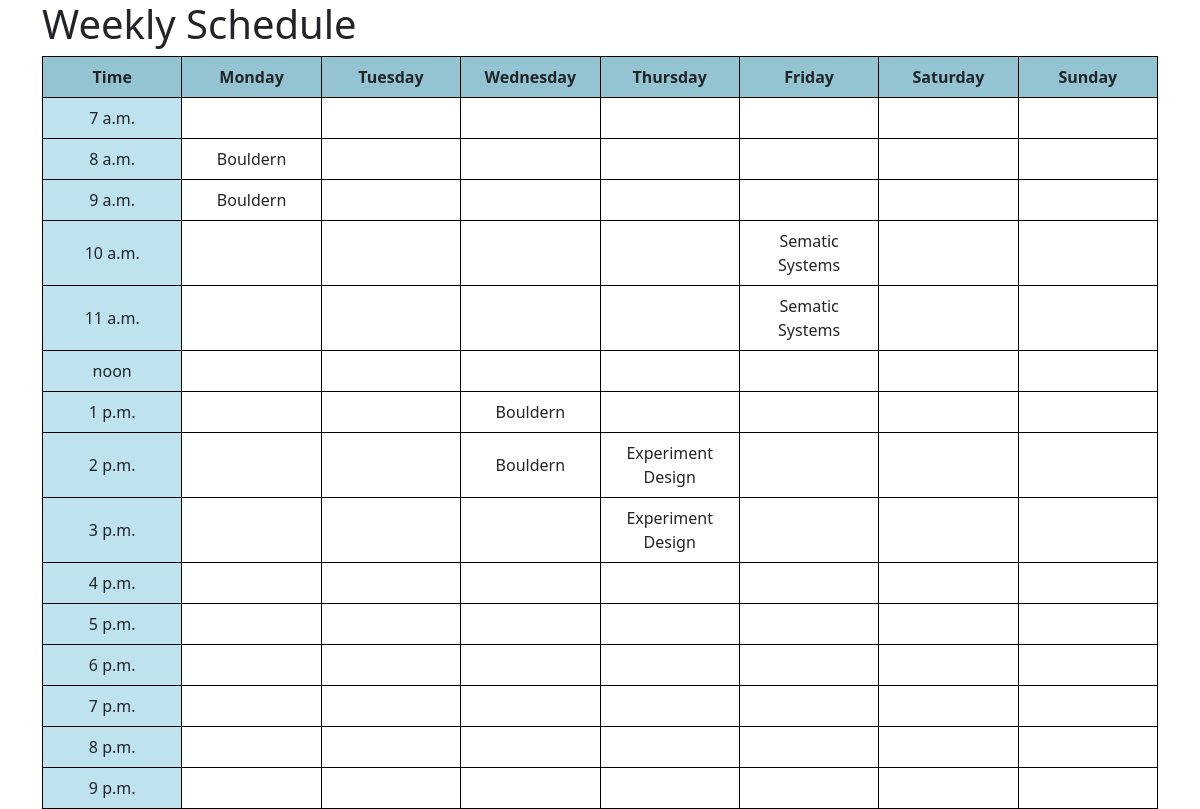
The page /calender/ on the database its author committed.
### calender/models.py (models this page shows)
class Freetime(models.Model):
    name = models.CharField(max_length = 30)
    description = models.CharField(max_length=100)
    day1 = models.CharField(max_length=9, choices=[
        ('Monday', 'Monday'),
        ('Tuesday', 'Tuesday'),
        ('Wednesday', 'Wednesday'),
        ('Thursday', 'Thursday'),
        ('Friday', 'Friday'),
        ('Saturday', 'Saturday'),
        ('Sunday', 'Sunday'),
    ])
    time1 = models.TimeField()
    day2 = models.CharField(max_length=9, choices=[
        ('Monday', 'Monday'),
        ('Tuesday', 'Tuesday'),
        ('Wednesday', 'Wednesday'),
        ('Thursday', 'Thursday'),
        ('Friday', 'Friday'),
        ('Saturday', 'Saturday'),
        ('Sunday', 'Sunday'),
    ], blank=True, null=True)
    time2 = models.TimeField(blank=True, null=True)
    day3 = models.CharField(max_length=9, choices=[
        ('Monday', 'Monday'),
        ('Tuesday', 'Tuesday'),
        ('Wednesday', 'Wednesday'),
        ('Thursday', 'Thursday'),
        ('Friday', 'Friday'),
        ('Saturday', 'Saturday'),
        ('Sunday', 'Sunday'),
    ])
    time3 = models.TimeField()
    day4 = models.CharField(max_length=9, choices=[
        ('Monday', 'Monday'),
        ('Tuesday', 'Tuesday'),
        ('Wednesday', 'Wednesday'),
        ('Thursday', 'Thursday'),
        ('Friday', 'Friday'),
        ('Saturday', 'Saturday'),
        ('Sunday', 'Sunday'),
    ], blank=True, null=True)
    time4 = models.TimeField(blank=True, null=True)
    image_freetime = models.FileField(upload_to = "mountain_images/", blank = True)

class Subject(models.Model):
    name = models.CharField(max_length=30)
    ects = models.IntegerField()
    sub_type = models.CharField(max_length=4)
    professor = models.CharField(max_length=30)
    location = models.CharField(max_length=30)
    day1 = models.CharField(max_length=9, choices=[
        ('Monday', 'Monday'),
        ('Tuesday', 'Tuesday'),
        ('Wednesday', 'Wednesday'),
        ('Thursday', 'Thursday'),
        ('Friday', 'Friday'),
        ('Saturday', 'Saturday'),
        ('Sunday', 'Sunday'),
    ])
    time1 = models.TimeField()
    day2 = models.CharField(max_length=9, choices=[
        ('Monday', 'Monday'),
        ('Tuesday', 'Tuesday'),
        ('Wednesday', 'Wednesday'),
        ('Thursday', 'Thursday'),
        ('Friday', 'Friday'),
        ('Saturday', 'Saturday'),
        ('Sunday', 'Sunday'),
    ], blank=True, null=True)
    time2 = models.TimeField(blank=True, null=True)

### calender/views.py (the view)
# urls.py: path("", views.schedule_view, name='schedule'),
def schedule_view(request):
    subjects = Subject.objects.all()
    freetimes = Freetime.objects.all()
    hours = [datetime.time(i,0,0) for i in range(7,22)]
    days = ['Monday', 'Tuesday','Wednesday', 'Thursday', 'Friday', 'Saturday', 'Sunday']
    context = {
        "subjects": subjects,
        "freetimes": freetimes,
        "hours": hours,
        "days": days,
    }
    return render(request, "calender/table.html", context)

### calender/templates/calender/table.html (shortened to what this page needs)
{% extends "base.html" %}
{% block page_content %}
<!DOCTYPE html>
<html lang="en">
<head>
</head>
<body>
    <h1>Weekly Schedule</h1>
    <table>
        <thead>
            <tr>
                <th>Time</th>
                <th>Monday</th>
                <th>Tuesday</th>
                <th>Wednesday</th>
                <th>Thursday</th>
                <th>Friday</th>
                <th>Saturday</th>
                <th>Sunday</th>
            </tr>
        </thead>
        <tbody>
            {% for hour in hours %}
            <tr>
                <td>{{ hour }}</td>
                {% for day in days %}
                <td>
                    {% for subject in subjects %}
                        {% if subject.day1 == day and subject.time1.hour == hour.hour %}
                            {{subject.name}}
                        {% elif subject.day2 == day and subject.time2.hour == hour.hour %}
                            {{subject.name}}
                        {% endif %}
                    {% endfor %}
                    {% for freetime in freetimes %}
                        {% if freetime.day1 == day and freetime.time1.hour == hour.hour %}
                        {{freetime.name}}
                        {% elif  freetime.day2 == day and freetime.time2.hour == hour.hour %}
                        {{freetime.name}}
                        {% elif  freetime.day3 == day and freetime.time3.hour == hour.hour %}
                        {{freetime.name}}
                        {% elif  freetime.day4 == day and freetime.time4.hour == hour.hour %}
                            {{freetime.name}}
                        {% endif %}
                    {% endfor %}
                </td>
                {% endfor %}
            </tr>
            {% endfor %}
        </tbody>
    </table>
</body>
</html>
{% endblock %}

### calender/templates/calender/table.html (style rules this page uses)
table { width: 100%; border-collapse: collapse; table-layout: fixed; }
th, td { border: 1px solid black; padding: 8px; text-align: center; }
th { background-color: #94c3d1; }
td:nth-child(1) { background-color: #bee3ee; }

### rows shown on the page
Freetime: name "Bouldern"
Subject: name "Sematic Systems"
Subject: name "Experiment Design"

### other values the page prints
{{ hour }} "7 a.m." "8 a.m." "9 a.m." "10 a.m." "11 a.m." "noon" "1 p.m." "2 p.m." "3 p.m." "4 p.m." "5 p.m." "6 p.m." "7 p.m." "8 p.m." "9 p.m."
